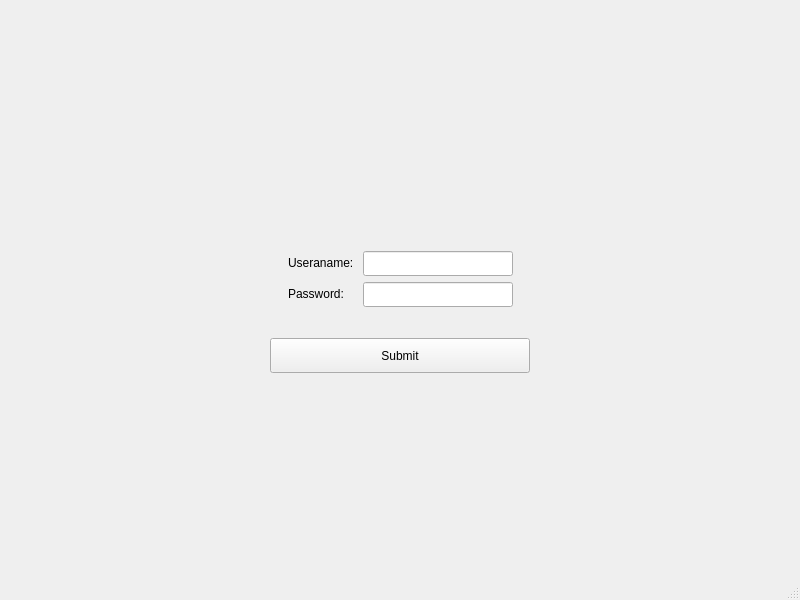
<?xml version="1.0" encoding="UTF-8"?>
<ui version="4.0">
 <class>MainWindow</class>
 <widget class="QMainWindow" name="MainWindow">
  <property name="geometry">
   <rect>
    <x>0</x>
    <y>0</y>
    <width>800</width>
    <height>600</height>
   </rect>
  </property>
  <property name="windowTitle">
   <string>MainWindow</string>
  </property>
  <widget class="QWidget" name="centralwidget">
   <layout class="QVBoxLayout" name="verticalLayout">
    <item>
     <spacer name="verticalSpacer">
      <property name="orientation">
       <enum>Qt::Vertical</enum>
      </property>
      <property name="sizeHint" stdset="0">
       <size>
        <width>20</width>
        <height>40</height>
       </size>
      </property>
     </spacer>
    </item>
    <item>
     <layout class="QHBoxLayout" name="horizontalLayout_2">
      <property name="topMargin">
       <number>20</number>
      </property>
      <property name="bottomMargin">
       <number>0</number>
      </property>
      <item>
       <spacer name="horizontalSpacer_3">
        <property name="orientation">
         <enum>Qt::Horizontal</enum>
        </property>
        <property name="sizeHint" stdset="0">
         <size>
          <width>40</width>
          <height>20</height>
         </size>
        </property>
       </spacer>
      </item>
      <item>
       <layout class="QFormLayout" name="formLayout">
        <property name="leftMargin">
         <number>25</number>
        </property>
        <property name="topMargin">
         <number>25</number>
        </property>
        <property name="rightMargin">
         <number>25</number>
        </property>
        <property name="bottomMargin">
         <number>25</number>
        </property>
        <item row="0" column="0">
         <widget class="QLabel" name="label">
          <property name="text">
           <string>Useraname: </string>
          </property>
         </widget>
        </item>
        <item row="1" column="0">
         <widget class="QLabel" name="label_2">
          <property name="text">
           <string>Password: </string>
          </property>
         </widget>
        </item>
        <item row="0" column="1">
         <widget class="QLineEdit" name="lineEdit">
          <property name="minimumSize">
           <size>
            <width>150</width>
            <height>25</height>
           </size>
          </property>
         </widget>
        </item>
        <item row="1" column="1">
         <widget class="QLineEdit" name="lineEdit_2">
          <property name="minimumSize">
           <size>
            <width>150</width>
            <height>25</height>
           </size>
          </property>
         </widget>
        </item>
       </layout>
      </item>
      <item>
       <spacer name="horizontalSpacer_4">
        <property name="orientation">
         <enum>Qt::Horizontal</enum>
        </property>
        <property name="sizeHint" stdset="0">
         <size>
          <width>40</width>
          <height>20</height>
         </size>
        </property>
       </spacer>
      </item>
     </layout>
    </item>
    <item>
     <layout class="QHBoxLayout" name="horizontalLayout">
      <item>
       <spacer name="horizontalSpacer">
        <property name="orientation">
         <enum>Qt::Horizontal</enum>
        </property>
        <property name="sizeHint" stdset="0">
         <size>
          <width>40</width>
          <height>20</height>
         </size>
        </property>
       </spacer>
      </item>
      <item>
       <widget class="QPushButton" name="pushButton">
        <property name="minimumSize">
         <size>
          <width>260</width>
          <height>35</height>
         </size>
        </property>
        <property name="text">
         <string>Submit</string>
        </property>
       </widget>
      </item>
      <item>
       <spacer name="horizontalSpacer_2">
        <property name="orientation">
         <enum>Qt::Horizontal</enum>
        </property>
        <property name="sizeHint" stdset="0">
         <size>
          <width>40</width>
          <height>20</height>
         </size>
        </property>
       </spacer>
      </item>
     </layout>
    </item>
    <item>
     <spacer name="verticalSpacer_2">
      <property name="orientation">
       <enum>Qt::Vertical</enum>
      </property>
      <property name="sizeHint" stdset="0">
       <size>
        <width>20</width>
        <height>40</height>
       </size>
      </property>
     </spacer>
    </item>
   </layout>
  </widget>
  <widget class="QMenuBar" name="menubar">
   <property name="geometry">
    <rect>
     <x>0</x>
     <y>0</y>
     <width>800</width>
     <height>20</height>
    </rect>
   </property>
  </widget>
  <widget class="QStatusBar" name="statusbar"/>
 </widget>
 <resources/>
 <connections/>
</ui>
